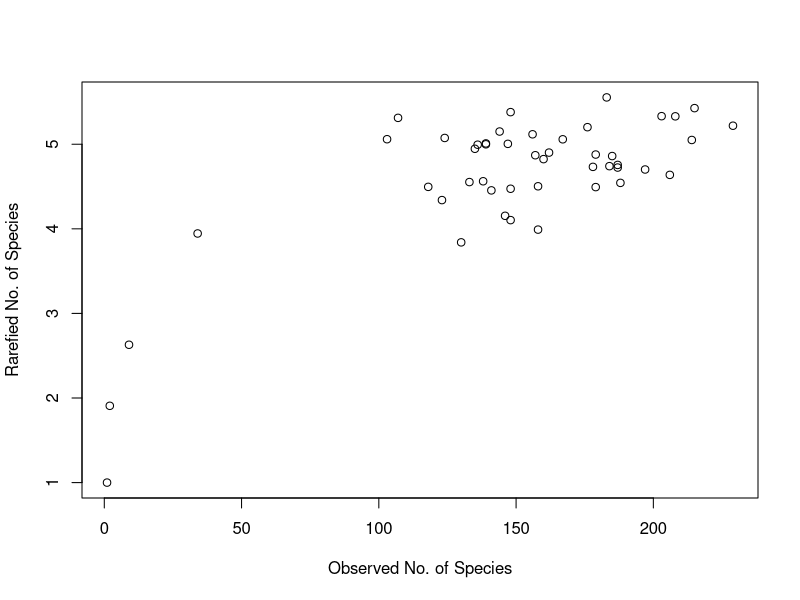
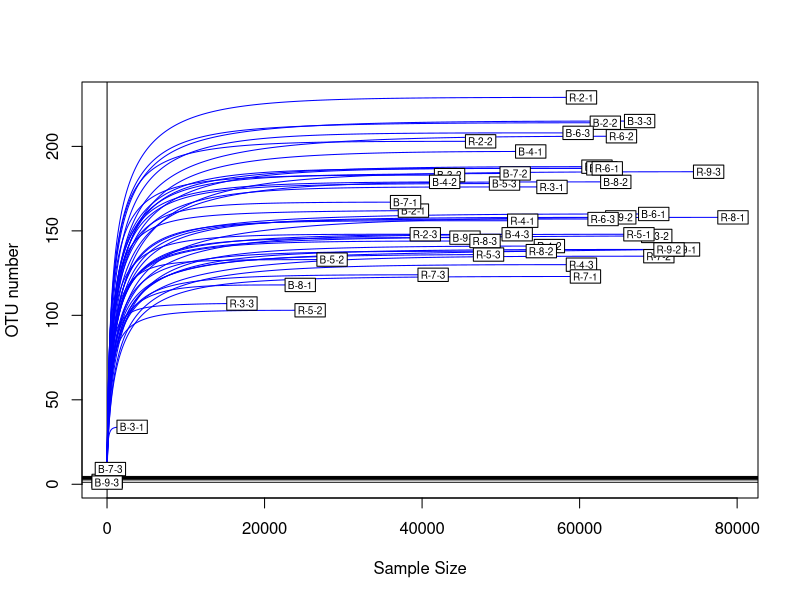
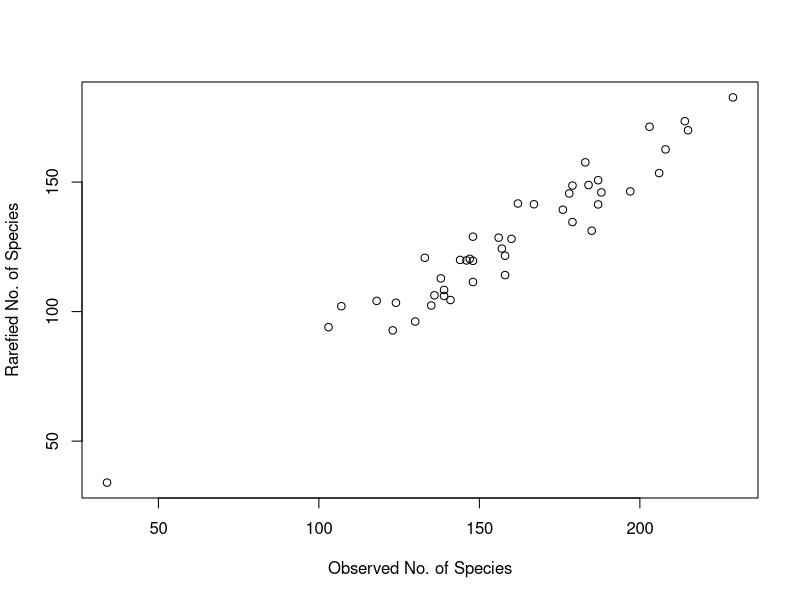
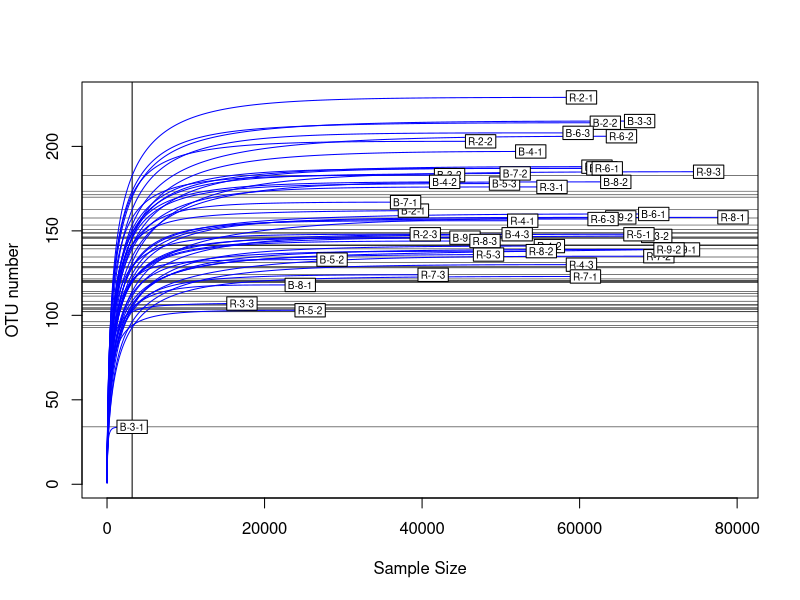

Here is the R script that generated these plots, in order:
## ---- chunk 1
knitr::opts_chunk$set(echo = TRUE)
library(readr)
library(dplyr)
library(vegan)
library(tidyr)
library(openxlsx)
library(rio)
## ---- chunk 2
# Importing the tables to merge and skip the first line for feature

taxonomy_table <- read_tsv("ITS2_taxonomy_jrl2020.tsv")
View(taxonomy_table)
feature_table <- read_tsv("ITS2_feature-table.tsv", skip = 1)
View(feature_table)
## ---- chunk 3

# Merging the tables

assignment_table <- merge(taxonomy_table, feature_table, by.x = "Feature ID", "#OTU ID")
View(assignment_table)

# Changing names

assignment_table <- rename(assignment_table, "Feature_ID"="Feature ID")
assignment_table <- rename(assignment_table, "B_2_3"="B-2-3")

# Selecting only the taxon and samples columns + Removing B-2-3, EstCont and MockCom

(assignment_table <- select(assignment_table, -Feature_ID, -Confidence, -B_2_3, -ExtCont, -MockCom))

taxa_assignment_table <- separate(data = assignment_table, col = Taxon, sep = "([pcofgs]__)", into = c("Kingdom","Phylum","Class","Order","Family","Gender","Species"))
taxa_assignment_table$Phylum <-  gsub(";","",taxa_assignment_table$Phylum)
taxa_assignment_table$Class <-  gsub(";","",taxa_assignment_table$Class)
taxa_assignment_table$Order <-  gsub(";","",taxa_assignment_table$Order)
taxa_assignment_table$Family <-  gsub(";","",taxa_assignment_table$Family)
taxa_assignment_table$Gender <-  gsub(";","",taxa_assignment_table$Gender)
taxa_assignment_table$Kingdom <-  gsub(";","",taxa_assignment_table$Kingdom)
taxa_assignment_table$Kingdom <-  gsub("k__","",taxa_assignment_table$Kingdom)
View(taxa_assignment_table)

## ---- chunk 4
# Total number of reads for unidentified taxa

(unidentified_taxa <- taxa_assignment_table %>% 
  filter(Phylum == "unidentified"))

unidentified_taxa <- select( unidentified_taxa, -c(1:7))

sum(rowSums(unidentified_taxa))
  

#

all_taxa <- select( taxa_assignment_table, -c(1:7))

sum(rowSums(all_taxa))
  
## ---- chunk 5
# To do the rarefaction curve it's needed to switch the columns and lines from the table
no_taxa <- assignment_table[-1]
(t_assignment_table <- data.frame(t(no_taxa)))
colnames(t_assignment_table) <- assignment_table[,1]
rownames(t_assignment_table) <- colnames(no_taxa[1,])
View(t_assignment_table)

# We also need to delete PCRCont and ExtCont from the dataframe

assignment_table_rare1 <-  t_assignment_table[
                                            grep("[\\-]", rownames(t_assignment_table)),]

# Rarefaction curve

  OTU <- specnumber(assignment_table_rare1) # It counts the number of OTU
  raremax <- min(rowSums(assignment_table_rare1)) #Look at the minimum number of reads in the   samples
  print(rowSums(assignment_table_rare1))

  Srare <- rarefy(assignment_table_rare1, raremax) #Function rarefy gives the expected species richness in random subsamples of size 'raremax' from the community
  
  # Plot the rarefaction curve
plot(OTU, Srare, xlab = "Observed No. of Species", ylab = "Rarefied No. of Species")
rarecurve(assignment_table_rare1, step = 20, sample = raremax, col = "blue", cex = 0.6, ylab = "OTU number")

## ---- chunk 6

#Delete  B-9-3, B-7-3 and B-3-1
assignment_table_rare2 <- assignment_table_rare1[
                                          -c(grep("B-9-3", rownames(t_assignment_table), fixed = TRUE), 
                                             grep("B-7-3", rownames(t_assignment_table), fixed = TRUE), 
                                             grep("B-5-1", rownames(t_assignment_table), fixed = TRUE)),]

# Rarefaction curve

  OTU <- specnumber(assignment_table_rare2) # It counts the number of OTU
  raremax <- min(rowSums(assignment_table_rare2)) #Look at the minimum number of reads in the   samples


  Srare <- rarefy(assignment_table_rare2, raremax) #Function rarefy gives the expected species richness in random subsamples of size 'raremax' from the community
  
  # Plot the rarefaction curve
plot(OTU, Srare, xlab = "Observed No. of Species", ylab = "Rarefied No. of Species")
rarecurve(assignment_table_rare2, step = 20, sample = raremax, col = "blue", cex = 0.6, ylab = "OTU number")

  #Rarefy the dataframe
set.seed(seed = 222029)
rarefied_df <- rrarefy(assignment_table_rare2, raremax)


